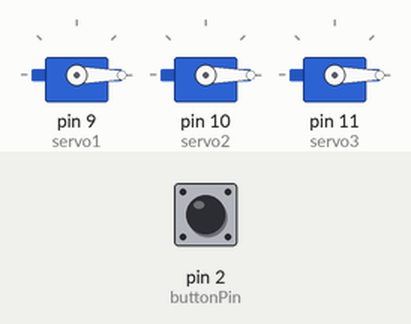
The sketch below on a simulated Arduino Uno, built with avr-gcc and run on an emulated ATmega328P. Parts: 3 × servo. The test bench sets the inputs (shaded band); at power-on: pin 2 (buttonPin) LOW.

Above: at 1.2 s.
1.3 s: pin 2 (buttonPin) pulled HIGH for 0.15 s
At 2.0 s:
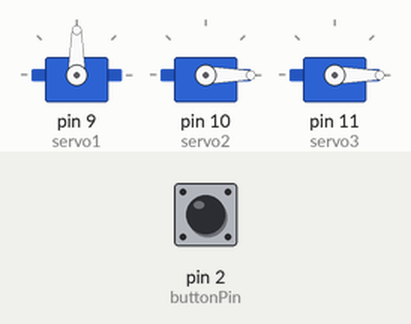
2.9 s: pin 2 (buttonPin) pulled HIGH for 1 s
At 3.3 s:
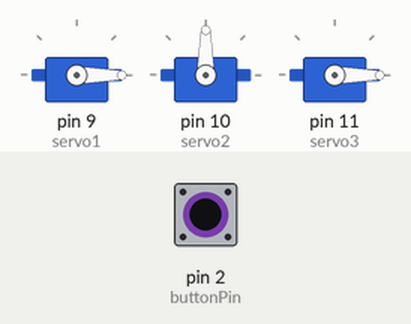
5.4 s: pin 2 (buttonPin) pulled HIGH for 3.2 s
At 6.4 s:
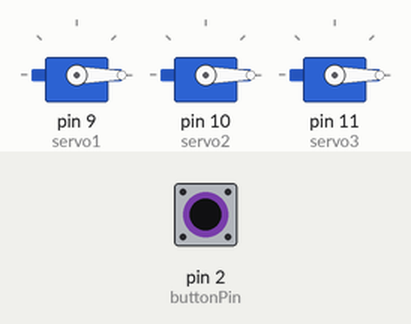
Timing chart, 0 to 8.4 s (numbered marks = the images above; inputs shaded):
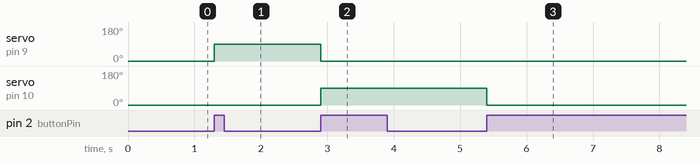

The sketch:

Servo-and-Button.ino
```cpp
#include <Servo.h>

Servo servo1;
Servo servo2;
Servo servo3;

// constants won't change. They're used here to set pin numbers:
const int buttonPin = 2;
const int servo1Pin =  9;
const int servo2Pin =  10;
const int servo3Pin =  11;

// variables will change:
int buttonState = 0; // variable for reading the pushbutton status
int buttonPressed = 0; // variable to remember the previous state of the button (make sure they have let go of the button)
int pos = 0; // variable to store the servo position
int servo = 0; // variable for the servo loop


void setup() {
  pinMode(buttonPin, INPUT);
  servo1.attach(9);
  servo2.attach(10);
  servo3.attach(11);

  servo1.write(0);
  servo2.write(0);
  servo3.write(0);
}

void loop() {
  // read the state of the pushbutton value:
  buttonState = digitalRead(buttonPin);

  // check if the pushbutton is pressed. If it is, the buttonState is HIGH:
  if (buttonState == HIGH) {
    if (buttonPressed == 0) {
      buttonPressed = 1;

      servo++;
      if (servo == 3) {
        servo = 0;
      }

      switch(servo) {
        case 0:
        servo1.write(0);
        servo2.write(0);
        servo3.write(0);
        break;

        case 1:
        servo1.write(90);
        servo2.write(0);
        servo3.write(0);
        break;

        case 2:
        servo1.write(0);
        servo2.write(90);
        servo3.write(0);
        break;

        case 3:
        servo1.write(0);
        servo2.write(0);
        servo3.write(90);
        break;
      }
    }
  }
  else {
    buttonPressed = 0;
  }
}
```

Measured:
- after the input at 1.3 s, servo on pin 9 (servo1): 0° → 90° at once
- after the input at 2.9 s, servo on pin 9 (servo1): 90° → 0° at once; servo on pin 10 (servo2): 0° → 90° at once
- after the input at 5.4 s, servo on pin 10 (servo2): 90° → 0° at once
